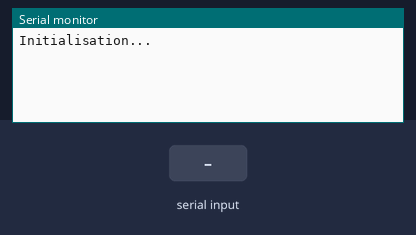
Simulated run of this sketch. Board: Arduino Uno, built with avr-gcc and run on an emulated ATmega328P. On the bench: the last lines printed to the serial monitor. The inputs (shaded band) are chosen by the test bench.

Above: at 1.2 s.
1.3 s: "requin\n" received over Serial
At 2.4 s:
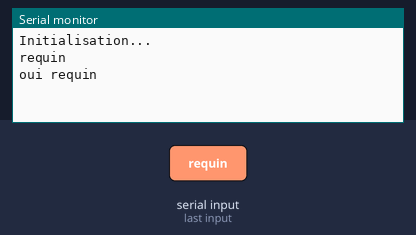
2.8 s: "baleine\n" received over Serial
At 3.6 s:
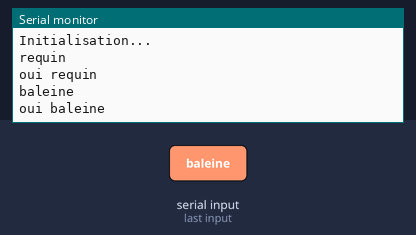
4.3 s: "1\n" received over Serial
At 5.4 s:
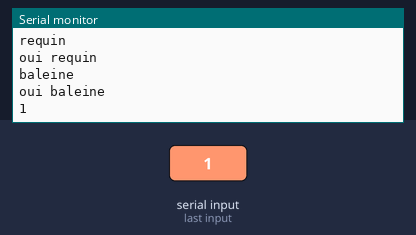

The sketch:

string_comparison.ino
```cpp
String str;

void setup() {
  Serial.begin(9600);
  Serial.println("Initialisation...");
}

void loop()
{
  if (str == "requin") {
    Serial.println("oui requin");
    str = "";
    }
    else if (str == "baleine") {
    Serial.println("oui baleine");
    str = "";
    }
}

void serialEvent () {
  if(Serial.available() > 0)
    {
        str = Serial.readStringUntil('\n');
        Serial.println(str);
    }
}
```

Measured:
- after the input at 1.3 s, the serial monitor: prints a new line at once (image 1)
- after the input at 2.8 s, the serial monitor: prints a new line at once (image 2)
- after the input at 4.3 s, the serial monitor: prints a new line at once (image 3)
